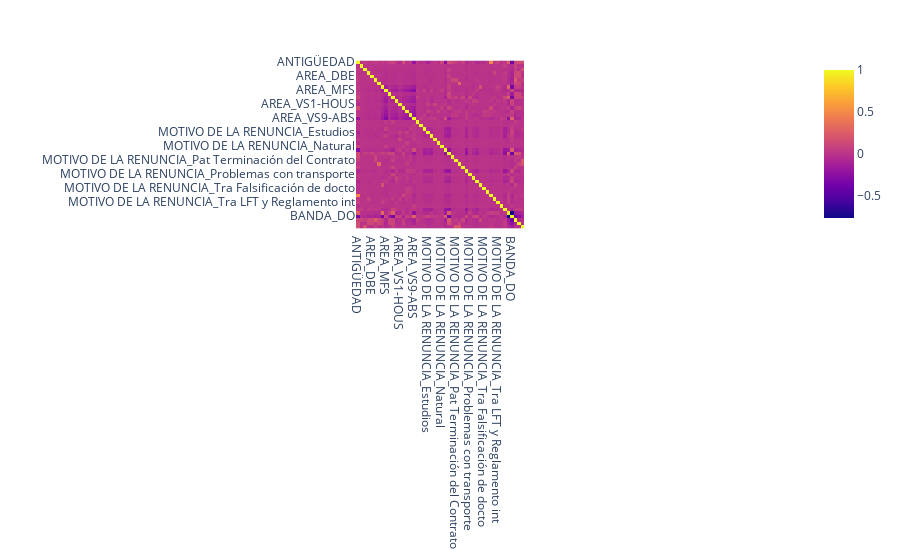

Notebook cell for this chart:
### Markdown cell above
### Correlacion en las columnas AREA,  MOTIVO DE LA RENUNCIA, BANDA, ANTIGÜEDAD

### Code cell
data_correlacion = data_sucia[['AREA', 'MOTIVO DE LA RENUNCIA', 'BANDA', 'ANTIGÜEDAD']]
data_correlacion_one_hot = pd.get_dummies(data_correlacion, columns=['AREA', 'MOTIVO DE LA RENUNCIA', 'BANDA'], dtype='bool')

# Calcular la matriz de correlación
correlation_matrix = data_correlacion_one_hot.corr()

# Mostrar la correlación con respecto a 'MOTIVO DE LA RENUNCIA'
# (asumiendo que has convertido esta columna en múltiples columnas numéricas)
print(correlation_matrix.filter(regex='MOTIVO DE LA RENUNCIA'))

# Hacer plot de la matriz de correlación usando plotly express
import plotly.express as px
fig = px.imshow(correlation_matrix)
fig.show()

### Figure 1 — Plotly figure (JSON) as saved in the notebook; plotly's stock layout.template omitted (floating-point values rounded to 4 significant figures; data arrays with more than 128 entries replaced by an {"elided": "..."} marker saying what was removed)
{"data": [{"coloraxis": "coloraxis", "hovertemplate": "x: %{x}<br>y: %{y}<br>color: %{z}<extra></extra>", "name": "0", "type": "heatmap", "x": ["ANTIGÜEDAD", "AREA_Admin MSE1", "AREA_Admin MSE2", "AREA_CTG", "AREA_DBE", "AREA_HRL", "AREA_HSE", "AREA_LOG", "AREA_MFS", "AREA_QMM", "AREA_TEF", "AREA_VS1", "AREA_VS1-HOUS", "AREA_VS4", "AREA_VS5", "AREA_VS7", "AREA_VS9-ABS", "MOTIVO DE LA RENUNCIA_Accidental", "MOTIVO DE LA RENUNCIA_Ambiente de trabajo", "MOTIVO DE LA RENUNCIA_Cambio de domicilio", "MOTIVO DE LA RENUNCIA_Estudios", "MOTIVO DE LA RENUNCIA_Insatisfacción personal", "MOTIVO DE LA RENUNCIA_Maternidad", "MOTIVO DE LA RENUNCIA_Matrimonio", "MOTIVO DE LA RENUNCIA_Natural", "MOTIVO DE LA RENUNCIA_No regreso   no dio razón", "MOTIVO DE LA RENUNCIA_Otro empleo", "MOTIVO DE LA RENUNCIA_Pat Pensionado IMSS", "MOTIVO DE LA RENUNCIA_Pat Terminación del Contrato", "MOTIVO DE LA RENUNCIA_Pat Terminación del contra", "MOTIVO DE LA RENUNCIA_Pat Varios Jubilado", "MOTIVO DE LA RENUNCIA_Prob personales y fam", "MOTIVO DE LA RENUNCIA_Problemas con transporte", "MOTIVO DE LA RENUNCIA_Razones médicas", "MOTIVO DE LA RENUNCIA_Tra Ausentismos continuos", "MOTIVO DE LA RENUNCIA_Tra Bajo desempeño", "MOTIVO DE LA RENUNCIA_Tra Falsificación de docto", "MOTIVO DE LA RENUNCIA_Tra Falsificación de doctos", "MOTIVO DE LA RENUNCIA_Tra Jubilación", "MOTIVO DE LA RENUNCIA_Tra LFT y Reglamento Int", "MOTIVO DE LA RENUNCIA_Tra LFT y Reglamento int", "MOTIVO DE LA RENUNCIA_Tra Uso de drogas y bebi", "MOTIVO DE LA RENUNCIA_Transferencia entre planta", "BANDA_DNO", "BANDA_DO", "BANDA_E3", "BANDA_E4", "BANDA_SL1"], "xaxis": "x", "y": ["ANTIGÜEDAD", "AREA_Admin MSE1", "AREA_Admin MSE2", "AREA_CTG", "AREA_DBE", "AREA_HRL", "AREA_HSE", "AREA_LOG", "AREA_MFS", "AREA_QMM", "AREA_TEF", "AREA_VS1", "AREA_VS1-HOUS", "AREA_VS4", "AREA_VS5", "AREA_VS7", "AREA_VS9-ABS", "MOTIVO DE LA RENUNCIA_Accidental", "MOTIVO DE LA RENUNCIA_Ambiente de trabajo", "MOTIVO DE LA RENUNCIA_Cambio de domicilio", "MOTIVO DE LA RENUNCIA_Estudios", "MOTIVO DE LA RENUNCIA_Insatisfacción personal", "MOTIVO DE LA RENUNCIA_Maternidad", "MOTIVO DE LA RENUNCIA_Matrimonio", "MOTIVO DE LA RENUNCIA_Natural", "MOTIVO DE LA RENUNCIA_No regreso   no dio razón", "MOTIVO DE LA RENUNCIA_Otro empleo", "MOTIVO DE LA RENUNCIA_Pat Pensionado IMSS", "MOTIVO DE LA RENUNCIA_Pat Terminación del Contrato", "MOTIVO DE LA RENUNCIA_Pat Terminación del contra", "MOTIVO DE LA RENUNCIA_Pat Varios Jubilado", "MOTIVO DE LA RENUNCIA_Prob personales y fam", "MOTIVO DE LA RENUNCIA_Problemas con transporte", "MOTIVO DE LA RENUNCIA_Razones médicas", "MOTIVO DE LA RENUNCIA_Tra Ausentismos continuos", "MOTIVO DE LA RENUNCIA_Tra Bajo desempeño", "MOTIVO DE LA RENUNCIA_Tra Falsificación de docto", "MOTIVO DE LA RENUNCIA_Tra Falsificación de doctos", "MOTIVO DE LA RENUNCIA_Tra Jubilación", "MOTIVO DE LA RENUNCIA_Tra LFT y Reglamento Int", "MOTIVO DE LA RENUNCIA_Tra LFT y Reglamento int", "MOTIVO DE LA RENUNCIA_Tra Uso de drogas y bebi", "MOTIVO DE LA RENUNCIA_Transferencia entre planta", "BANDA_DNO", "BANDA_DO", "BANDA_E3", "BANDA_E4", "BANDA_SL1"], "yaxis": "y", "z": {"elided": "48x48 float values"}}], "layout": {"coloraxis": {"colorscale": [[0, "#0d0887"], [0.1111, "#46039f"], [0.2222, "#7201a8"], [0.3333, "#9c179e"], [0.4444, "#bd3786"], [0.5556, "#d8576b"], [0.6667, "#ed7953"], [0.7778, "#fb9f3a"], [0.8889, "#fdca26"], [1, "#f0f921"]]}, "margin": {"t": 60}, "xaxis": {"anchor": "y", "constrain": "domain", "domain": [0, 1], "scaleanchor": "y"}, "yaxis": {"anchor": "x", "autorange": "reversed", "constrain": "domain", "domain": [0, 1]}}}
